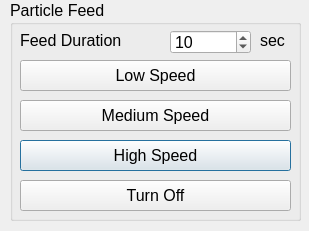
<?xml version="1.0" encoding="UTF-8"?>
<ui version="4.0">
 <class>Dialog</class>
 <widget class="QDialog" name="Dialog">
  <property name="geometry">
   <rect>
    <x>0</x>
    <y>0</y>
    <width>309</width>
    <height>231</height>
   </rect>
  </property>
  <property name="windowTitle">
   <string>Dialog</string>
  </property>
  <widget class="QGroupBox" name="gb_particle">
   <property name="geometry">
    <rect>
     <x>10</x>
     <y>0</y>
     <width>291</width>
     <height>221</height>
    </rect>
   </property>
   <property name="font">
    <font>
     <pointsize>12</pointsize>
    </font>
   </property>
   <property name="title">
    <string>Particle Feed</string>
   </property>
   <widget class="QPushButton" name="pb_particle_high">
    <property name="geometry">
     <rect>
      <x>10</x>
      <y>140</y>
      <width>271</width>
      <height>31</height>
     </rect>
    </property>
    <property name="text">
     <string>High Speed</string>
    </property>
    <property name="checkable">
     <bool>true</bool>
    </property>
   </widget>
   <widget class="QPushButton" name="pb_particle_low">
    <property name="geometry">
     <rect>
      <x>10</x>
      <y>60</y>
      <width>271</width>
      <height>31</height>
     </rect>
    </property>
    <property name="text">
     <string>Low Speed</string>
    </property>
    <property name="checkable">
     <bool>true</bool>
    </property>
   </widget>
   <widget class="QPushButton" name="pb_particle_med">
    <property name="geometry">
     <rect>
      <x>10</x>
      <y>100</y>
      <width>271</width>
      <height>31</height>
     </rect>
    </property>
    <property name="text">
     <string>Medium Speed</string>
    </property>
    <property name="checkable">
     <bool>true</bool>
    </property>
   </widget>
   <widget class="QLabel" name="label_4">
    <property name="geometry">
     <rect>
      <x>10</x>
      <y>30</y>
      <width>141</width>
      <height>21</height>
     </rect>
    </property>
    <property name="text">
     <string>Feed Duration</string>
    </property>
   </widget>
   <widget class="QLabel" name="label_5">
    <property name="geometry">
     <rect>
      <x>250</x>
      <y>30</y>
      <width>31</width>
      <height>21</height>
     </rect>
    </property>
    <property name="text">
     <string>sec</string>
    </property>
   </widget>
   <widget class="QSpinBox" name="sb_feedduration">
    <property name="geometry">
     <rect>
      <x>160</x>
      <y>30</y>
      <width>81</width>
      <height>24</height>
     </rect>
    </property>
    <property name="value">
     <number>10</number>
    </property>
   </widget>
   <widget class="QPushButton" name="pb_particle_off">
    <property name="geometry">
     <rect>
      <x>10</x>
      <y>180</y>
      <width>271</width>
      <height>31</height>
     </rect>
    </property>
    <property name="text">
     <string>Turn Off</string>
    </property>
    <property name="checkable">
     <bool>false</bool>
    </property>
   </widget>
  </widget>
 </widget>
 <resources/>
 <connections/>
</ui>
